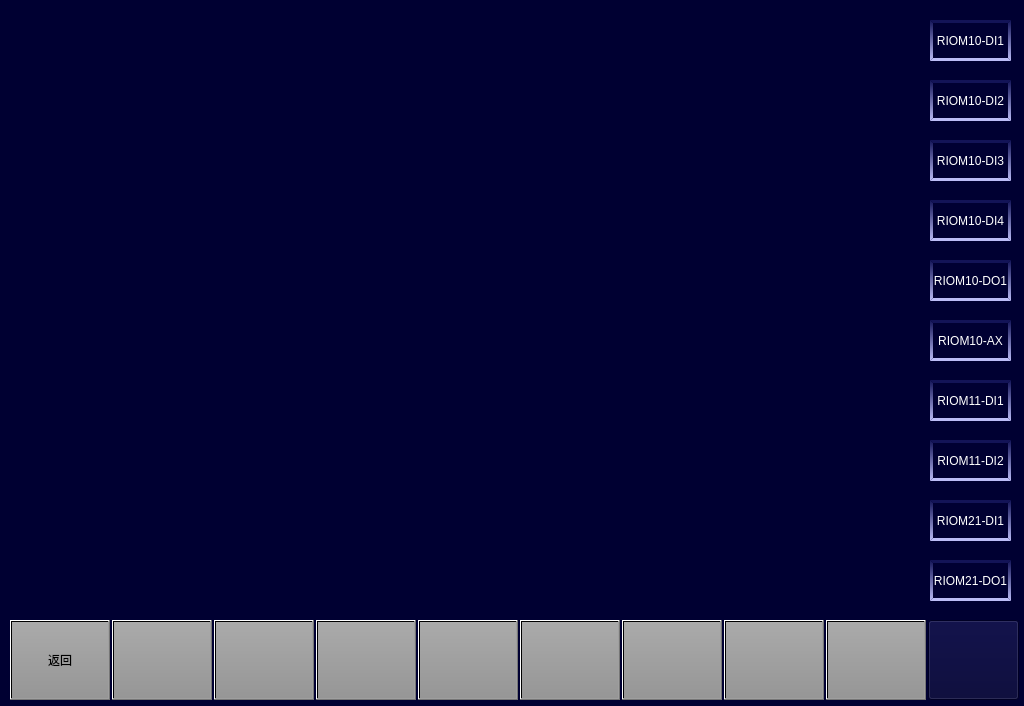
<?xml version="1.0" encoding="UTF-8"?>
<ui version="4.0">
 <class>MaintainceRIOMPage</class>
 <widget class="QWidget" name="MaintainceRIOMPage">
  <property name="geometry">
   <rect>
    <x>0</x>
    <y>0</y>
    <width>1024</width>
    <height>706</height>
   </rect>
  </property>
  <property name="windowTitle">
   <string>Form</string>
  </property>
  <property name="styleSheet">
   <string notr="true">background-color: rgb(0, 0, 50);</string>
  </property>
  <widget class="QPushButton" name="BTN2">
   <property name="geometry">
    <rect>
     <x>112</x>
     <y>620</y>
     <width>100</width>
     <height>80</height>
    </rect>
   </property>
   <property name="focusPolicy">
    <enum>Qt::NoFocus</enum>
   </property>
   <property name="styleSheet">
    <string notr="true">font: 20px, &quot;微软雅黑&quot;;color: black;transparent;background:qlineargradient(spread:pad,x1:0,y1:0,x2:0,y2:1,stop:0 rgba(170,170,170,255),stop:1 rgba(150,150,150,255));</string>
   </property>
   <property name="text">
    <string/>
   </property>
  </widget>
  <widget class="QPushButton" name="BTN7">
   <property name="geometry">
    <rect>
     <x>622</x>
     <y>620</y>
     <width>100</width>
     <height>80</height>
    </rect>
   </property>
   <property name="focusPolicy">
    <enum>Qt::NoFocus</enum>
   </property>
   <property name="styleSheet">
    <string notr="true">	font: 20px, &quot;微软雅黑&quot;;
    color: black;
	transparent;background:qlineargradient(spread:pad,x1:0,y1:0,x2:0,y2:1,stop:0 rgba(170,170,170,255),stop:1 rgba(150,150,150,255));
</string>
   </property>
   <property name="text">
    <string/>
   </property>
  </widget>
  <widget class="QPushButton" name="BTN4">
   <property name="geometry">
    <rect>
     <x>316</x>
     <y>620</y>
     <width>100</width>
     <height>80</height>
    </rect>
   </property>
   <property name="focusPolicy">
    <enum>Qt::NoFocus</enum>
   </property>
   <property name="styleSheet">
    <string notr="true">	font: 20px, &quot;微软雅黑&quot;;
    color: black;
	transparent;background:qlineargradient(spread:pad,x1:0,y1:0,x2:0,y2:1,stop:0 rgba(170,170,170,255),stop:1 rgba(150,150,150,255));
</string>
   </property>
   <property name="text">
    <string/>
   </property>
  </widget>
  <widget class="QPushButton" name="BTN6">
   <property name="geometry">
    <rect>
     <x>520</x>
     <y>620</y>
     <width>100</width>
     <height>80</height>
    </rect>
   </property>
   <property name="focusPolicy">
    <enum>Qt::NoFocus</enum>
   </property>
   <property name="styleSheet">
    <string notr="true">	font: 20px, &quot;微软雅黑&quot;;
    color: black;
	transparent;background:qlineargradient(spread:pad,x1:0,y1:0,x2:0,y2:1,stop:0 rgba(170,170,170,255),stop:1 rgba(150,150,150,255));
</string>
   </property>
   <property name="text">
    <string/>
   </property>
  </widget>
  <widget class="QPushButton" name="BTN9">
   <property name="geometry">
    <rect>
     <x>826</x>
     <y>620</y>
     <width>100</width>
     <height>80</height>
    </rect>
   </property>
   <property name="focusPolicy">
    <enum>Qt::NoFocus</enum>
   </property>
   <property name="styleSheet">
    <string notr="true">	font: 20px, &quot;微软雅黑&quot;;
    color: black;
	transparent;background:qlineargradient(spread:pad,x1:0,y1:0,x2:0,y2:1,stop:0 rgba(170,170,170,255),stop:1 rgba(150,150,150,255));
</string>
   </property>
   <property name="text">
    <string/>
   </property>
  </widget>
  <widget class="QPushButton" name="BTN5">
   <property name="geometry">
    <rect>
     <x>418</x>
     <y>620</y>
     <width>100</width>
     <height>80</height>
    </rect>
   </property>
   <property name="focusPolicy">
    <enum>Qt::NoFocus</enum>
   </property>
   <property name="styleSheet">
    <string notr="true">	font: 20px, &quot;微软雅黑&quot;;
    color: black;
	transparent;background:qlineargradient(spread:pad,x1:0,y1:0,x2:0,y2:1,stop:0 rgba(170,170,170,255),stop:1 rgba(150,150,150,255));
</string>
   </property>
   <property name="text">
    <string/>
   </property>
  </widget>
  <widget class="QPushButton" name="BTN8">
   <property name="geometry">
    <rect>
     <x>724</x>
     <y>620</y>
     <width>100</width>
     <height>80</height>
    </rect>
   </property>
   <property name="focusPolicy">
    <enum>Qt::NoFocus</enum>
   </property>
   <property name="styleSheet">
    <string notr="true">	font: 20px, &quot;微软雅黑&quot;;
    color: black;
	transparent;background:qlineargradient(spread:pad,x1:0,y1:0,x2:0,y2:1,stop:0 rgba(170,170,170,255),stop:1 rgba(150,150,150,255));
</string>
   </property>
   <property name="text">
    <string/>
   </property>
  </widget>
  <widget class="QPushButton" name="BTN1">
   <property name="geometry">
    <rect>
     <x>10</x>
     <y>620</y>
     <width>100</width>
     <height>80</height>
    </rect>
   </property>
   <property name="focusPolicy">
    <enum>Qt::NoFocus</enum>
   </property>
   <property name="styleSheet">
    <string notr="true">font: 20px, &quot;微软雅黑&quot;;color: black;transparent;background:qlineargradient(spread:pad,x1:0,y1:0,x2:0,y2:1,stop:0 rgba(170,170,170,255),stop:1 rgba(150,150,150,255));</string>
   </property>
   <property name="text">
    <string>返回</string>
   </property>
  </widget>
  <widget class="QPushButton" name="BTN3">
   <property name="geometry">
    <rect>
     <x>214</x>
     <y>620</y>
     <width>100</width>
     <height>80</height>
    </rect>
   </property>
   <property name="focusPolicy">
    <enum>Qt::NoFocus</enum>
   </property>
   <property name="styleSheet">
    <string notr="true">	font: 20px, &quot;微软雅黑&quot;;
    color: black;
	transparent;background:qlineargradient(spread:pad,x1:0,y1:0,x2:0,y2:1,stop:0 rgba(170,170,170,255),stop:1 rgba(150,150,150,255));
</string>
   </property>
   <property name="text">
    <string/>
   </property>
  </widget>
  <widget class="QPushButton" name="BTNHome">
   <property name="geometry">
    <rect>
     <x>928</x>
     <y>620</y>
     <width>91</width>
     <height>80</height>
    </rect>
   </property>
   <property name="focusPolicy">
    <enum>Qt::NoFocus</enum>
   </property>
   <property name="styleSheet">
    <string notr="true">border-image: url(:/images/image/Home.png);</string>
   </property>
   <property name="text">
    <string/>
   </property>
  </widget>
  <widget class="QPushButton" name="TC_DI1">
   <property name="geometry">
    <rect>
     <x>930</x>
     <y>20</y>
     <width>81</width>
     <height>41</height>
    </rect>
   </property>
   <property name="focusPolicy">
    <enum>Qt::NoFocus</enum>
   </property>
   <property name="whatsThis">
    <string>8</string>
   </property>
   <property name="styleSheet">
    <string notr="true">border-top:3px solid rgb(19,20,87);
color: rgb(255, 255, 255);
border-bottom:3px solid rgb(187,188,247);
border-left:3px solid qlineargradient(x1:0, y1:0, x2:0, y2:1,stop:0 rgb(19,20,87), stop:1 rgb(187,188,247));
border-right:3px solid qlineargradient(x1:0, y1:0, x2:0, y2:1,stop:0 rgb(19,20,87), stop:1 rgb(187,188,247));
font:12px &quot;微软雅黑&quot;;</string>
   </property>
   <property name="text">
    <string>RIOM10-DI1</string>
   </property>
  </widget>
  <widget class="QPushButton" name="TC_DI2">
   <property name="geometry">
    <rect>
     <x>930</x>
     <y>80</y>
     <width>81</width>
     <height>41</height>
    </rect>
   </property>
   <property name="focusPolicy">
    <enum>Qt::NoFocus</enum>
   </property>
   <property name="whatsThis">
    <string>8</string>
   </property>
   <property name="styleSheet">
    <string notr="true">border-top:3px solid rgb(19,20,87);
color: rgb(255, 255, 255);
border-bottom:3px solid rgb(187,188,247);
border-left:3px solid qlineargradient(x1:0, y1:0, x2:0, y2:1,stop:0 rgb(19,20,87), stop:1 rgb(187,188,247));
border-right:3px solid qlineargradient(x1:0, y1:0, x2:0, y2:1,stop:0 rgb(19,20,87), stop:1 rgb(187,188,247));
font:12px &quot;微软雅黑&quot;;</string>
   </property>
   <property name="text">
    <string>RIOM10-DI2</string>
   </property>
  </widget>
  <widget class="QPushButton" name="TC_DI3">
   <property name="geometry">
    <rect>
     <x>930</x>
     <y>140</y>
     <width>81</width>
     <height>41</height>
    </rect>
   </property>
   <property name="focusPolicy">
    <enum>Qt::NoFocus</enum>
   </property>
   <property name="whatsThis">
    <string>8</string>
   </property>
   <property name="styleSheet">
    <string notr="true">border-top:3px solid rgb(19,20,87);
color: rgb(255, 255, 255);
border-bottom:3px solid rgb(187,188,247);
border-left:3px solid qlineargradient(x1:0, y1:0, x2:0, y2:1,stop:0 rgb(19,20,87), stop:1 rgb(187,188,247));
border-right:3px solid qlineargradient(x1:0, y1:0, x2:0, y2:1,stop:0 rgb(19,20,87), stop:1 rgb(187,188,247));
font:12px &quot;微软雅黑&quot;;</string>
   </property>
   <property name="text">
    <string>RIOM10-DI3</string>
   </property>
  </widget>
  <widget class="QPushButton" name="TC_DI4">
   <property name="geometry">
    <rect>
     <x>930</x>
     <y>200</y>
     <width>81</width>
     <height>41</height>
    </rect>
   </property>
   <property name="focusPolicy">
    <enum>Qt::NoFocus</enum>
   </property>
   <property name="whatsThis">
    <string>8</string>
   </property>
   <property name="styleSheet">
    <string notr="true">border-top:3px solid rgb(19,20,87);
color: rgb(255, 255, 255);
border-bottom:3px solid rgb(187,188,247);
border-left:3px solid qlineargradient(x1:0, y1:0, x2:0, y2:1,stop:0 rgb(19,20,87), stop:1 rgb(187,188,247));
border-right:3px solid qlineargradient(x1:0, y1:0, x2:0, y2:1,stop:0 rgb(19,20,87), stop:1 rgb(187,188,247));
font:12px &quot;微软雅黑&quot;;</string>
   </property>
   <property name="text">
    <string>RIOM10-DI4</string>
   </property>
  </widget>
  <widget class="QPushButton" name="TC_DO">
   <property name="geometry">
    <rect>
     <x>930</x>
     <y>260</y>
     <width>81</width>
     <height>41</height>
    </rect>
   </property>
   <property name="focusPolicy">
    <enum>Qt::NoFocus</enum>
   </property>
   <property name="whatsThis">
    <string>8</string>
   </property>
   <property name="styleSheet">
    <string notr="true">border-top:3px solid rgb(19,20,87);
color: rgb(255, 255, 255);
border-bottom:3px solid rgb(187,188,247);
border-left:3px solid qlineargradient(x1:0, y1:0, x2:0, y2:1,stop:0 rgb(19,20,87), stop:1 rgb(187,188,247));
border-right:3px solid qlineargradient(x1:0, y1:0, x2:0, y2:1,stop:0 rgb(19,20,87), stop:1 rgb(187,188,247));
font:12px &quot;微软雅黑&quot;;</string>
   </property>
   <property name="text">
    <string>RIOM10-DO1</string>
   </property>
  </widget>
  <widget class="QPushButton" name="TC_AIM">
   <property name="geometry">
    <rect>
     <x>930</x>
     <y>320</y>
     <width>81</width>
     <height>41</height>
    </rect>
   </property>
   <property name="focusPolicy">
    <enum>Qt::NoFocus</enum>
   </property>
   <property name="whatsThis">
    <string>8</string>
   </property>
   <property name="styleSheet">
    <string notr="true">border-top:3px solid rgb(19,20,87);
color: rgb(255, 255, 255);
border-bottom:3px solid rgb(187,188,247);
border-left:3px solid qlineargradient(x1:0, y1:0, x2:0, y2:1,stop:0 rgb(19,20,87), stop:1 rgb(187,188,247));
border-right:3px solid qlineargradient(x1:0, y1:0, x2:0, y2:1,stop:0 rgb(19,20,87), stop:1 rgb(187,188,247));
font:12px &quot;微软雅黑&quot;;</string>
   </property>
   <property name="text">
    <string>RIOM10-AX</string>
   </property>
  </widget>
  <widget class="QPushButton" name="MP_DI">
   <property name="geometry">
    <rect>
     <x>930</x>
     <y>500</y>
     <width>81</width>
     <height>41</height>
    </rect>
   </property>
   <property name="focusPolicy">
    <enum>Qt::NoFocus</enum>
   </property>
   <property name="whatsThis">
    <string>8</string>
   </property>
   <property name="styleSheet">
    <string notr="true">border-top:3px solid rgb(19,20,87);
color: rgb(255, 255, 255);
border-bottom:3px solid rgb(187,188,247);
border-left:3px solid qlineargradient(x1:0, y1:0, x2:0, y2:1,stop:0 rgb(19,20,87), stop:1 rgb(187,188,247));
border-right:3px solid qlineargradient(x1:0, y1:0, x2:0, y2:1,stop:0 rgb(19,20,87), stop:1 rgb(187,188,247));
font:12px &quot;微软雅黑&quot;;</string>
   </property>
   <property name="text">
    <string>RIOM21-DI1</string>
   </property>
  </widget>
  <widget class="QPushButton" name="MP_DI2">
   <property name="geometry">
    <rect>
     <x>930</x>
     <y>560</y>
     <width>81</width>
     <height>41</height>
    </rect>
   </property>
   <property name="focusPolicy">
    <enum>Qt::NoFocus</enum>
   </property>
   <property name="whatsThis">
    <string>8</string>
   </property>
   <property name="styleSheet">
    <string notr="true">border-top:3px solid rgb(19,20,87);
color: rgb(255, 255, 255);
border-bottom:3px solid rgb(187,188,247);
border-left:3px solid qlineargradient(x1:0, y1:0, x2:0, y2:1,stop:0 rgb(19,20,87), stop:1 rgb(187,188,247));
border-right:3px solid qlineargradient(x1:0, y1:0, x2:0, y2:1,stop:0 rgb(19,20,87), stop:1 rgb(187,188,247));
font:12px &quot;微软雅黑&quot;;</string>
   </property>
   <property name="text">
    <string>RIOM21-DO1</string>
   </property>
  </widget>
  <widget class="QPushButton" name="TC_DI5">
   <property name="geometry">
    <rect>
     <x>930</x>
     <y>380</y>
     <width>81</width>
     <height>41</height>
    </rect>
   </property>
   <property name="focusPolicy">
    <enum>Qt::NoFocus</enum>
   </property>
   <property name="whatsThis">
    <string>8</string>
   </property>
   <property name="styleSheet">
    <string notr="true">border-top:3px solid rgb(19,20,87);
color: rgb(255, 255, 255);
border-bottom:3px solid rgb(187,188,247);
border-left:3px solid qlineargradient(x1:0, y1:0, x2:0, y2:1,stop:0 rgb(19,20,87), stop:1 rgb(187,188,247));
border-right:3px solid qlineargradient(x1:0, y1:0, x2:0, y2:1,stop:0 rgb(19,20,87), stop:1 rgb(187,188,247));
font:12px &quot;微软雅黑&quot;;</string>
   </property>
   <property name="text">
    <string>RIOM11-DI1</string>
   </property>
  </widget>
  <widget class="QPushButton" name="TC_DI6">
   <property name="geometry">
    <rect>
     <x>930</x>
     <y>440</y>
     <width>81</width>
     <height>41</height>
    </rect>
   </property>
   <property name="focusPolicy">
    <enum>Qt::NoFocus</enum>
   </property>
   <property name="whatsThis">
    <string>8</string>
   </property>
   <property name="styleSheet">
    <string notr="true">border-top:3px solid rgb(19,20,87);
color: rgb(255, 255, 255);
border-bottom:3px solid rgb(187,188,247);
border-left:3px solid qlineargradient(x1:0, y1:0, x2:0, y2:1,stop:0 rgb(19,20,87), stop:1 rgb(187,188,247));
border-right:3px solid qlineargradient(x1:0, y1:0, x2:0, y2:1,stop:0 rgb(19,20,87), stop:1 rgb(187,188,247));
font:12px &quot;微软雅黑&quot;;</string>
   </property>
   <property name="text">
    <string>RIOM11-DI2</string>
   </property>
  </widget>
 </widget>
 <resources/>
 <connections/>
</ui>
